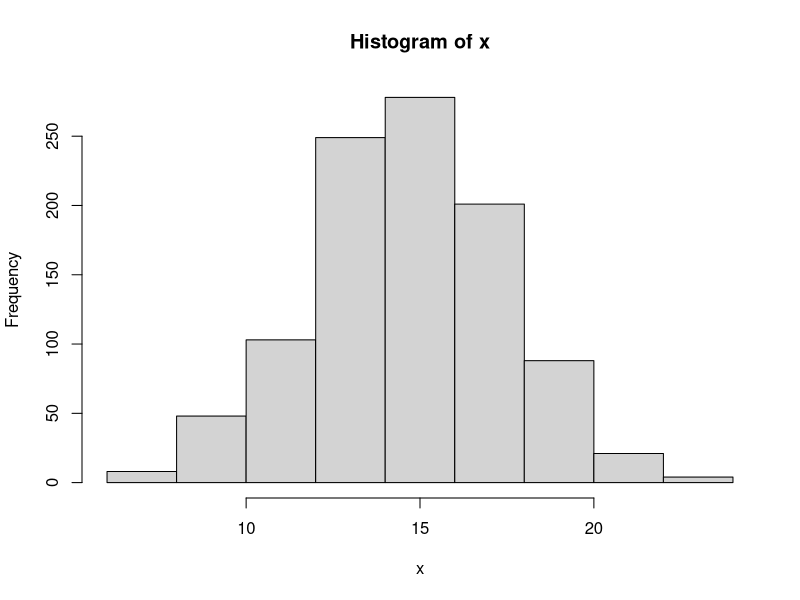
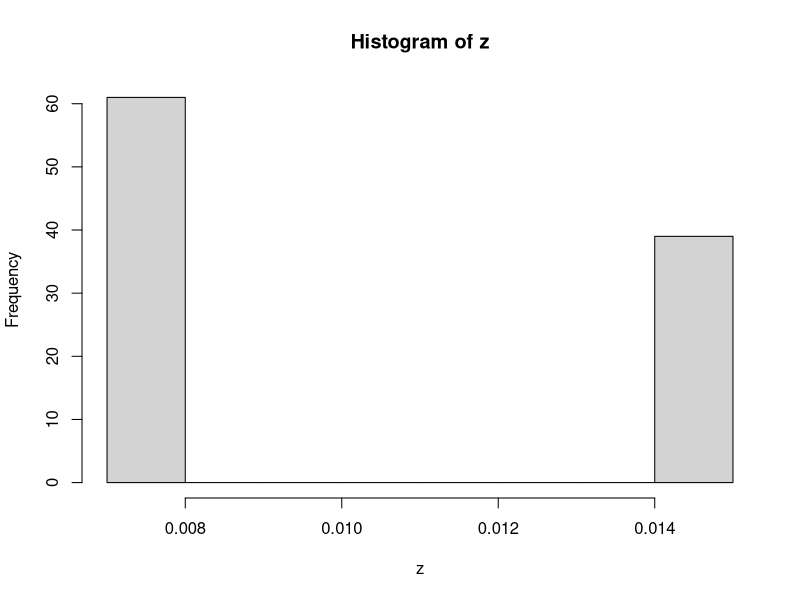

R code for these plots, in order:
## ---- chunk 1
knitr::opts_chunk$set(echo = TRUE)
## ---- chunk 2
set.seed(100)

x <- rbinom(1000,30,0.5)

hist(x)
## ---- chunk 3
x <- c(1:100,2:40)

z<-prop.table(table(x))

hist(z)
